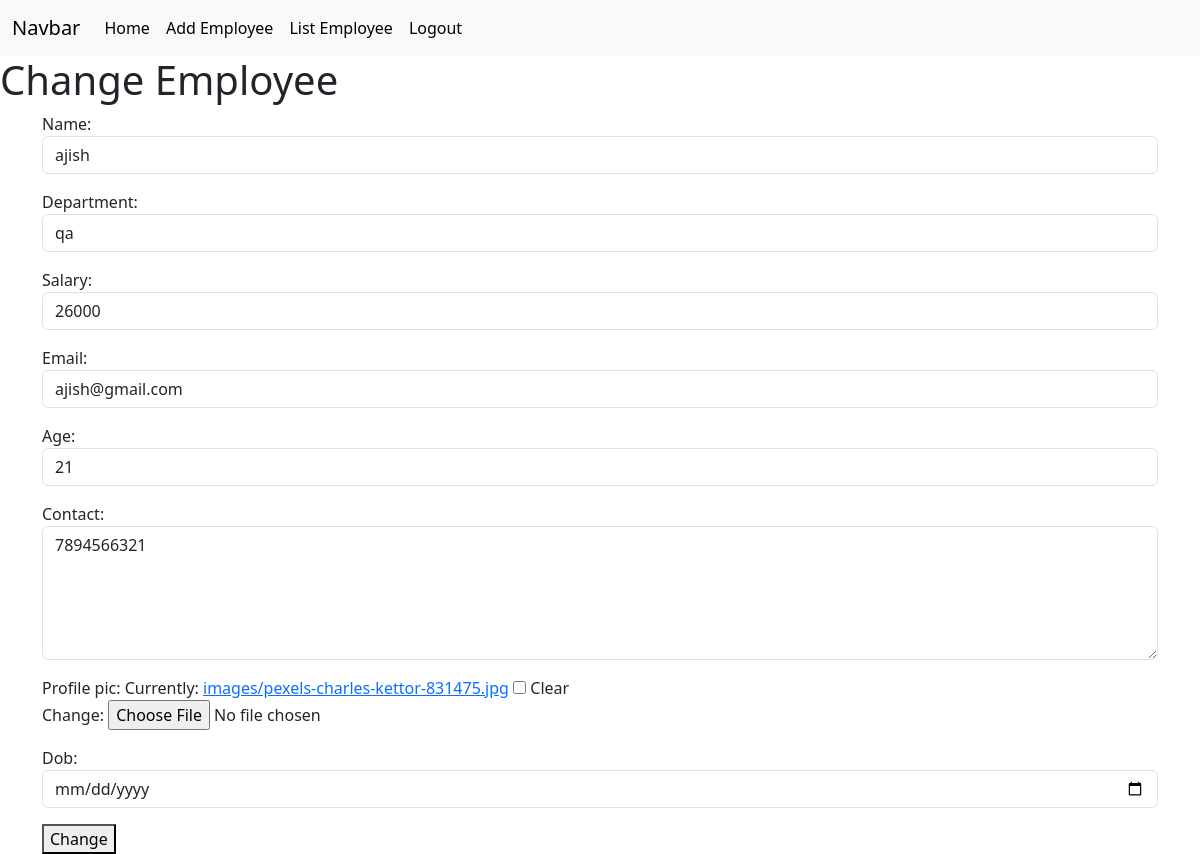
Page /employees/9/change (signed in) on the committed database.
### crm/models.py (models this page shows, shortened)
class Employees(models.Model):
    name=models.CharField(max_length=100)
    department=models.CharField(max_length=100)
    salary=models.PositiveIntegerField()
    email=models.EmailField(unique=True)
    age=models.PositiveIntegerField()
    contact=models.CharField(null=True,max_length=10,)
    profile_pic=models.ImageField(upload_to="images",null=True,blank=True) #{null used for databse},{blankis for form}
    dob=models.DateField(null=True,blank=True)

### crm/views.py (the view, shortened to what this page needs)
# urls.py: path('employees/<int:pk>/change',views.EmployeeUpdateView.as_view(),name="emp-edit"),
@method_decorator(signin_required,name="dispatch")
class EmployeeUpdateView(View):
    def get(self,request,*args,**kwargs):
        id=kwargs.get("pk")
        obj=Employees.objects.get(id=id)
        form=EmployeeModelForm(instance=obj)
        return render(request,"emp_edit.html",{"form":form})

### crm/forms.py
class EmployeeModelForm(forms.ModelForm):
    class Meta:
        model=Employees
        fields="__all__"
        widgets={
            "name":forms.TextInput(attrs={"class":"form-control"}),
            "department":forms.TextInput(attrs={"class":"form-control"}),
            "salary":forms.NumberInput(attrs={"class":"form-control"}),
            "email":forms.EmailInput(attrs={"class":"form-control"}),
            "age":forms.NumberInput(attrs={"class":"form-control"}),
            "contact":forms.Textarea(attrs={"class":"form-control","rows":5}),
            "dob":forms.DateInput(attrs={"class":"form-control","type":"date"}),
            }

### crm/views.py (called while the page is built)
def signin_required(fn):
    def wrapper(request,*args,**kwargs):
        if not request.user.is_authenticated:
            messages.error(request,"Invalid Session")
            return redirect("signin")
        else:
            return fn(request,*args,**kwargs)
    return wrapper

### crm/templates/emp_edit.html (shortened to what this page needs)
{%extends 'base.html'%}
{%block body_block%}
<h1>Change Employee</h1>
<div class="container">
    <form action="" method="post" enctype="multipart/form-data">
        {{form.as_p}}
        <button type="submit">Change</button>
    </form>
</div>
{%endblock%}

### rows in the picture
Employees: name "ajish", department "qa", salary "26000", email "ajish@gmail.com", age "21", contact "7894566321"
